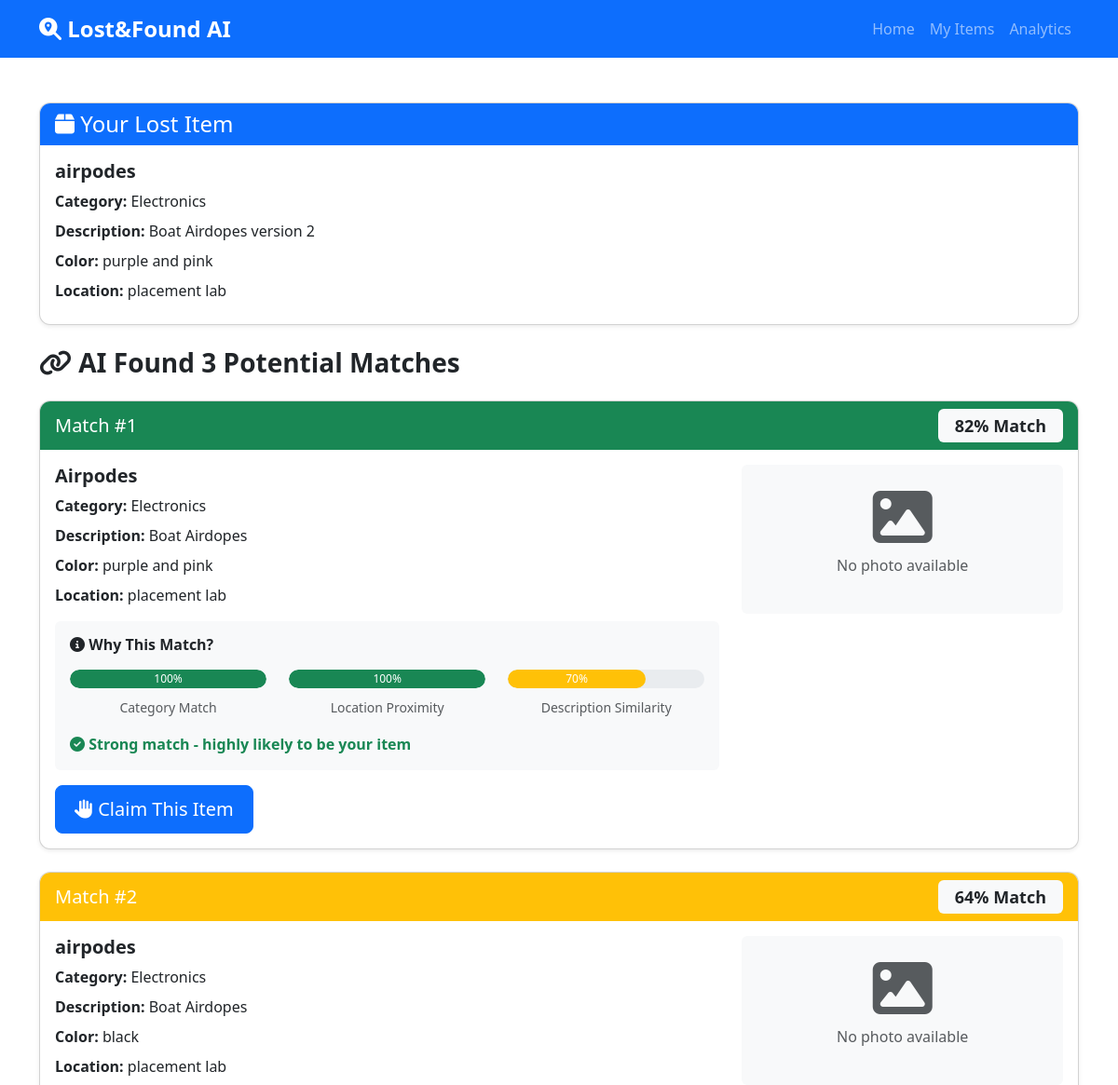
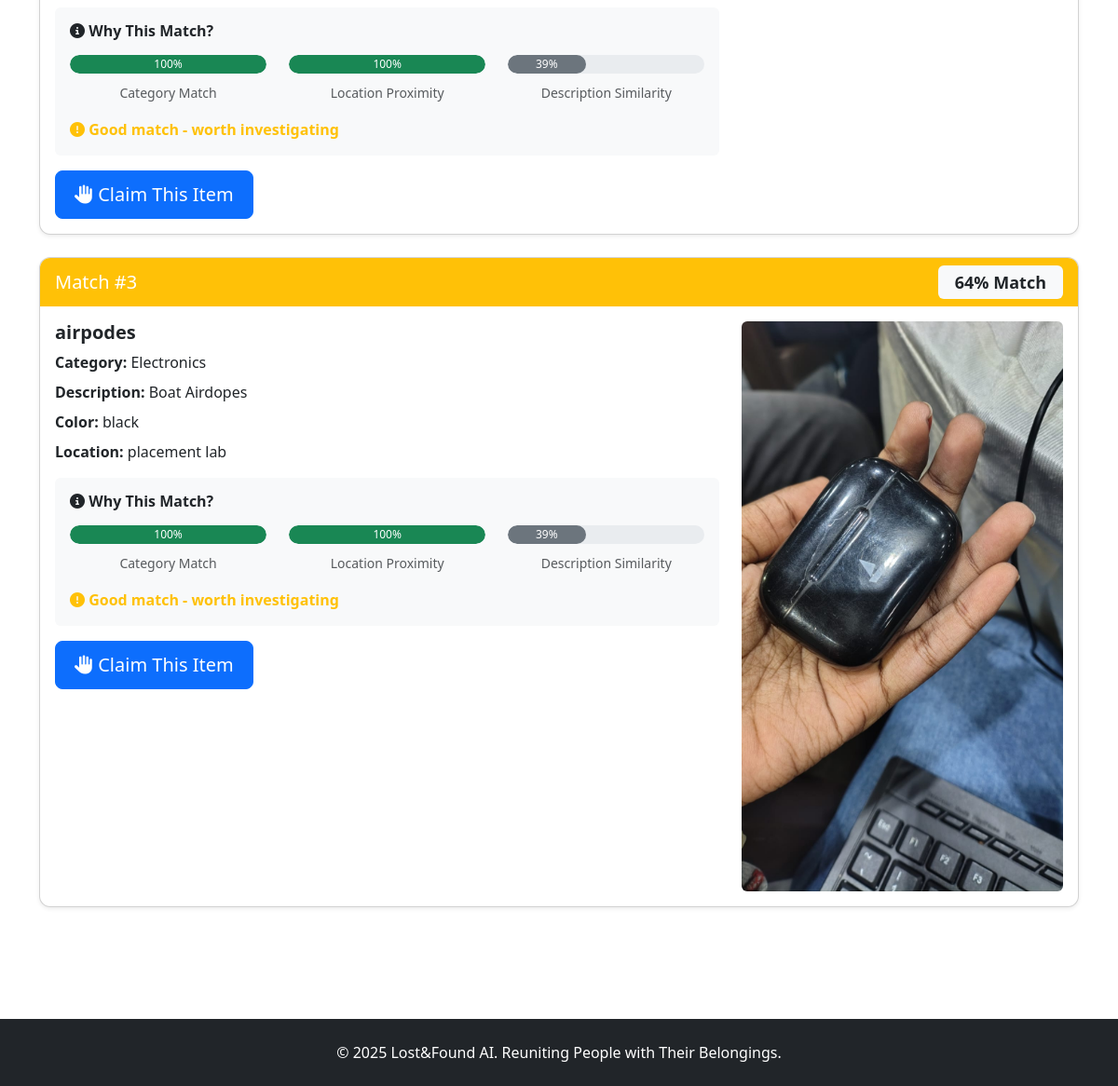
/matches?lost_item_id=2, run on the app's committed database (2 pictures, top to bottom).
### tables this page shows
CREATE TABLE lost_items (
            id INTEGER PRIMARY KEY AUTOINCREMENT,
            category TEXT NOT NULL,
            item_name TEXT NOT NULL,
            description TEXT NOT NULL,
            color TEXT,
            location TEXT NOT NULL,
            lost_date TEXT NOT NULL,
            contact_name TEXT NOT NULL,
            contact_phone TEXT NOT NULL,
            contact_email TEXT,
            photo_path TEXT,
            status TEXT DEFAULT 'active',
            created_at TIMESTAMP DEFAULT CURRENT_TIMESTAMP
        );

CREATE TABLE matches (
            id INTEGER PRIMARY KEY AUTOINCREMENT,
            lost_item_id INTEGER NOT NULL,
            found_item_id INTEGER NOT NULL,
            confidence_score REAL NOT NULL,
            category_score REAL,
            location_score REAL,
            description_score REAL,
            status TEXT DEFAULT 'pending',
            created_at TIMESTAMP DEFAULT CURRENT_TIMESTAMP,
            FOREIGN KEY (lost_item_id) REFERENCES lost_items (id),
            FOREIGN KEY (found_item_id) REFERENCES found_items (id)
        );

CREATE TABLE found_items (
            id INTEGER PRIMARY KEY AUTOINCREMENT,
            category TEXT NOT NULL,
            item_name TEXT NOT NULL,
            description TEXT NOT NULL,
            color TEXT,
            found_location TEXT NOT NULL,
            found_date TEXT NOT NULL,
            current_location TEXT NOT NULL,
            contact_name TEXT NOT NULL,
            contact_phone TEXT NOT NULL,
            photo_path TEXT,
            status TEXT DEFAULT 'active',
            created_at TIMESTAMP DEFAULT CURRENT_TIMESTAMP
        );

### app.py (the view)
@app.route('/matches')
def matches():
    lost_item_id = request.args.get('lost_item_id', type=int)
    found_item_id = request.args.get('found_item_id', type=int)
    if lost_item_id:
        item = db.get_lost_item(lost_item_id)
        match_results = db.get_matches_for_lost_item(lost_item_id)
        item_type = 'lost'
    elif found_item_id:
        item = db.get_found_item(found_item_id)
        match_results = db.get_matches_for_found_item(found_item_id)
        item_type = 'found'
    else:
        flash('Invalid request', 'error')
        return redirect(url_for('index'))
    return render_template('matches.html', item=item, matches=match_results, item_type=item_type)

### database.py (called while the page is built)
def get_db_connection():
    conn = sqlite3.connect(DATABASE)
    conn.row_factory = sqlite3.Row
    return conn

def get_lost_item(item_id):
    conn = get_db_connection()
    cursor = conn.cursor()
    cursor.execute('SELECT * FROM lost_items WHERE id = ?', (item_id,))
    item = cursor.fetchone()
    conn.close()
    return dict(item) if item else None

def get_matches_for_lost_item(lost_item_id):
    conn = get_db_connection()
    cursor = conn.cursor()
    cursor.execute('''
        SELECT m.*, f.*,
               m.id as match_id,
               m.confidence_score, m.category_score, m.location_score, m.description_score
        FROM matches m
        JOIN found_items f ON m.found_item_id = f.id
        WHERE m.lost_item_id = ?
        ORDER BY m.confidence_score DESC
        LIMIT 3
    ''', (lost_item_id,))
    matches = cursor.fetchall()
    conn.close()
    return [dict(match) for match in matches]

### templates/matches.html (shortened to what this page needs)
<!DOCTYPE html>
<html lang="en">
<head>
    <link href="https://cdn.jsdelivr.net/npm/bootstrap@5.3.0/dist/css/bootstrap.min.css" rel="stylesheet">
    <link rel="stylesheet" href="https://cdnjs.cloudflare.com/ajax/libs/font-awesome/6.4.0/css/all.min.css">
    <link rel="stylesheet" href="{{ url_for('static', filename='css/style.css') }}">
</head>
<body>
    <nav class="navbar navbar-expand-lg navbar-dark bg-primary">
        <div class="container">
            <a class="navbar-brand" href="/">
                <i class="fas fa-search-location"></i> Lost&Found AI
            </a>
            <div class="collapse navbar-collapse" id="navbarNav">
                <ul class="navbar-nav ms-auto">
                    <li class="nav-item">
                        <a class="nav-link" href="/">Home</a>
                    </li>
                    <li class="nav-item">
                        <a class="nav-link" href="/my_items">My Items</a>
                    </li>
                    <li class="nav-item">
                        <a class="nav-link" href="/analytics">Analytics</a>
                    </li>
                </ul>
            </div>
        </div>
    </nav>
    <section class="py-5">
        <div class="container">
            <div class="card shadow-sm mb-4">
                <div class="card-header bg-primary text-white">
                    <h4 class="mb-0">
                        <i class="fas fa-box"></i> Your {{ item_type|capitalize }} Item
                    </h4>
                </div>
                <div class="card-body">
                    <div class="row">
                        <div class="col-md-8">
                            <h5 class="fw-bold">{{ item.item_name }}</h5>
                            <p class="mb-2"><strong>Category:</strong> {{ item.category }}</p>
                            <p class="mb-2"><strong>Description:</strong> {{ item.description }}</p>
                            {% if item.color %}
                            <p class="mb-2"><strong>Color:</strong> {{ item.color }}</p>
                            {% endif %}
                            <p class="mb-2">
                                <strong>Location:</strong>
                                {% if item_type == 'lost' %}
                                    {{ item.location }}
                                {% else %}
                                    {{ item.found_location }}
                                {% endif %}
                            </p>
                        </div>
                        <div class="col-md-4">
                        </div>
                    </div>
                </div>
            </div>
            {% if matches %}
            <h3 class="fw-bold mb-4">
                <i class="fas fa-link"></i> AI Found {{ matches|length }} Potential Match{{ 'es' if matches|length > 1 else '' }}
            </h3>
            {% for match in matches %}
            <div class="card shadow-sm mb-4 match-card">
                <div class="card-header {% if match.confidence_score >= 80 %}bg-success{% elif match.confidence_score >= 60 %}bg-warning{% else %}bg-secondary{% endif %} text-white">
                    <div class="row align-items-center">
                        <div class="col-md-8">
                            <h5 class="mb-0">Match #{{ loop.index }}</h5>
                        </div>
                        <div class="col-md-4 text-end">
                            <h4 class="mb-0">
                                <span class="badge bg-light text-dark">
                                    {{ "%.0f"|format(match.confidence_score) }}% Match
                                </span>
                            </h4>
                        </div>
                    </div>
                </div>
                <div class="card-body">
                    <div class="row">
                        <div class="col-md-8">
                            <h5 class="fw-bold">{{ match.item_name }}</h5>
                            <p class="mb-2"><strong>Category:</strong> {{ match.category }}</p>
                            <p class="mb-2"><strong>Description:</strong> {{ match.description }}</p>
                            {% if match.color %}
                            <p class="mb-2"><strong>Color:</strong> {{ match.color }}</p>
                            {% endif %}
                            <p class="mb-2">
                                <strong>Location:</strong>
                                {% if item_type == 'lost' %}
                                    {{ match.found_location }}
                                {% else %}
                                    {{ match.location }}
                                {% endif %}
                            </p>
                            <div class="mt-3 p-3 bg-light rounded">
                                <h6 class="fw-bold mb-3">
                                    <i class="fas fa-info-circle"></i> Why This Match?
                                </h6>
                                <div class="row">
                                    <div class="col-md-4">
                                        <div class="text-center">
                                            <div class="progress mb-2" style="height: 20px;">
                                                <div class="progress-bar {% if match.category_score >= 80 %}bg-success{% elif match.category_score >= 50 %}bg-warning{% else %}bg-secondary{% endif %}"
                                                     role="progressbar"
                                                     style="width: {{ match.category_score }}%">
                                                    {{ "%.0f"|format(match.category_score) }}%
                                                </div>
                                            </div>
                                            <small class="text-muted">Category Match</small>
                                        </div>
                                    </div>
                                    <div class="col-md-4">
                                        <div class="text-center">
                                            <div class="progress mb-2" style="height: 20px;">
                                                <div class="progress-bar {% if match.location_score >= 80 %}bg-success{% elif match.location_score >= 50 %}bg-warning{% else %}bg-secondary{% endif %}"
                                                     role="progressbar"
                                                     style="width: {{ match.location_score }}%">
                                                    {{ "%.0f"|format(match.location_score) }}%
                                                </div>
                                            </div>
                                            <small class="text-muted">Location Proximity</small>
                                        </div>
                                    </div>
                                    <div class="col-md-4">
                                        <div class="text-center">
                                            <div class="progress mb-2" style="height: 20px;">
                                                <div class="progress-bar {% if match.description_score >= 80 %}bg-success{% elif match.description_score >= 50 %}bg-warning{% else %}bg-secondary{% endif %}"
                                                     role="progressbar"
                                                     style="width: {{ match.description_score }}%">
                                                    {{ "%.0f"|format(match.description_score) }}%
                                                </div>
                                            </div>
                                            <small class="text-muted">Description Similarity</small>
                                        </div>
                                    </div>
                                </div>
                                <div class="mt-3">
                                    {% if match.confidence_score >= 80 %}
                                    <p class="mb-0 text-success fw-bold">
                                        <i class="fas fa-check-circle"></i> Strong match - highly likely to be your item
                                    </p>
                                    {% elif match.confidence_score >= 60 %}
                                    <p class="mb-0 text-warning fw-bold">
                                        <i class="fas fa-exclamation-circle"></i> Good match - worth investigating
                                    </p>
                                    {% else %}
                                    <p class="mb-0 text-secondary fw-bold">
                                        <i class="fas fa-info-circle"></i> Possible match - check carefully
                                    </p>
                                    {% endif %}
                                </div>
                            </div>
                            {% if item_type == 'lost' %}
                            <div class="mt-3">
                                <a href="/claim/{{ match.match_id }}" class="btn btn-primary btn-lg">
                                    <i class="fas fa-hand-paper"></i> Claim This Item
                                </a>
                            </div>
                            {% endif %}
                        </div>
                        <div class="col-md-4">
                            {% if match.photo_path %}
                            <img src="{{ url_for('static', filename=match.photo_path) }}"
                                 class="img-fluid rounded" alt="Match photo">
                            {% else %}
                            <div class="text-center p-4 bg-light rounded">
                                <i class="fas fa-image fa-4x text-muted"></i>
                                <p class="mt-2 text-muted">No photo available</p>
                            </div>
                            {% endif %}
                        </div>
                    </div>
                </div>
            </div>
            {% endfor %}
            {% endif %}
        </div>
    </section>
    <footer class="bg-dark text-white py-4 mt-5">
        <div class="container text-center">
            <p class="mb-0">&copy; 2025 Lost&Found AI. Reuniting People with Their Belongings.</p>
        </div>
    </footer>
</body>
</html>

### statics/style.css (style rules this page uses)
:root { --primary-color: #0d6efd; --success-color: #198754; --danger-color: #dc3545; --warning-color: #ffc107; --info-color: #0dcaf0; }
body { font-family: 'Segoe UI', Tahoma, Geneva, Verdana, sans-serif; min-height: 100vh; display: flex; flex-direction: column; }
.match-card { transition: transform 0.2s ease; }
.badge { padding: 0.5em 1em; }
.progress { border-radius: 10px; }
.progress-bar { border-radius: 10px; }
.navbar-brand { font-size: 1.5rem; font-weight: bold; }
.card { border-radius: 12px; overflow: hidden; }
.card-header { border-bottom: none; font-weight: 600; }
.btn { border-radius: 8px; padding: 10px 20px; font-weight: 500; transition: all 0.3s ease; }
img { max-width: 100%; height: auto; }
footer { margin-top: auto; }
.shadow-sm { box-shadow: 0 .125rem .25rem rgba(0,0,0,.075)!important; }

### data on the page
lost_items: item_name "airpodes", category "Electronics", description "Boat Airdopes version 2", color "purple and pink", location "placement lab"
matches: confidence_score "82", item_name "Airpodes", category "Electronics", description "Boat Airdopes", color "purple and pink", found_location "placement lab", category_score "100", location_score "100", description_score "70", shows "Strong match - highly likely to be your item", shows "No photo available"
matches: confidence_score "64", item_name "airpodes", category "Electronics", description "Boat Airdopes", color "black", found_location "placement lab", category_score "100", location_score "100", description_score "39", shows "Good match - worth investigating", shows "No photo available"
matches: confidence_score "64", item_name "airpodes", category "Electronics", description "Boat Airdopes", color "black", found_location "placement lab", category_score "100", location_score "100", description_score "39", shows "Good match - worth investigating", photo_path (picture)

### other printed values
{{ item_type|capitalize }} "Lost"
{{ matches|length }} "3"
{{ 'es' if matches|length > 1 else '' }} "es"
